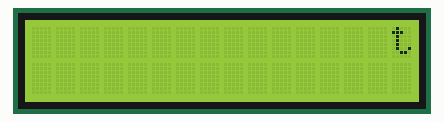
This sketch was run on a simulated Arduino Uno, built with avr-gcc and run on an emulated ATmega328P. On the bench: 16×2 character LCD.

Above: at 0.1 s.
At 7.3 s:
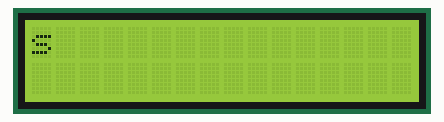
At 13.5 s:
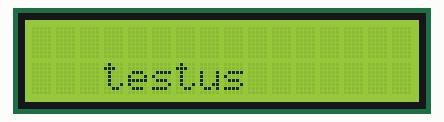
At 18.7 s:
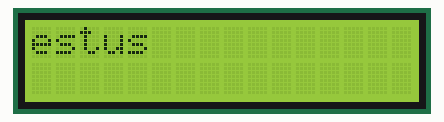
At 29.5 s:
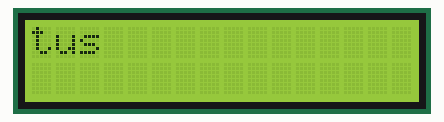
At 37.2 s:
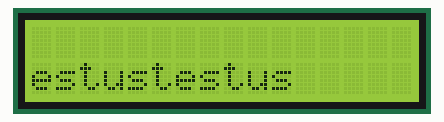

Measured:
- what the display in image 1 shows lasts 0.5 s, from 7.3 s to 7.8 s
- what the display in image 2 shows lasts 1.5 s, from 13.5 s to 15.0 s

The sketch:

TestLCDDisplay.ino
```cpp
#include <Wire.h>
#include <LiquidCrystal_I2C.h>

LiquidCrystal_I2C lcd(0x27, 16, 2);
bool stop = false;
int row, collumn;


void setup() {
  lcd.begin(16,2);
  lcd.backlight();
  row = 0;
  collumn = 0;

}
void loop() {
  while(stop == false){
    collumn = collumn+6;
    lcd.setCursor(collumn, row);
    lcd.print("         ");
    lcd.print("testus");
    delay(500);
  }


}
```
